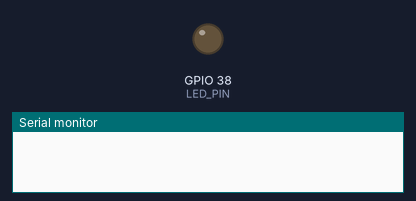
Bench run of a sketch on a simulated ESP32. On the bench: output pins drawn as LEDs (lit = HIGH), the last lines printed to the serial monitor.

Above: at 0.0 s.
At 1.9 s:
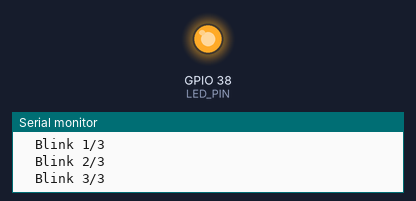
Timing chart, 0 to 3.5 s (numbered marks = the images above):
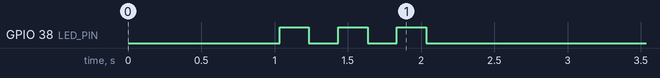

The sketch:

stage1_FIXED_PINS.ino
```cpp
// stage1_FIXED_PINS.ino
// Hardware test with SAFE GPIO pins
// NO SD CARD VERSION

#include <Arduino.h>

// === SAFE PIN DEFINITIONS ===
static const int LED_PIN = 38;      // LED on GPIO 38
static const int BARCODE_RX = 20;   // GM65 TX → ESP32 GPIO 20 (I2C SDA pin)
static const int BARCODE_TX = 19;   // ESP32 GPIO 19 → GM65 RX (I2C SCL pin)

// === UART SETUP ===
HardwareSerial BarcodeSerial(2);   // UART2 remapped to GPIO 20/19

void setup() {
   // Initialize Serial Monitor
   Serial.begin(115200);
   delay(1000);

   Serial.println("\n\n========================================");
   Serial.println("  GROCERY BUDGET TRACKER - STAGE 1");
   Serial.println("  FIXED VERSION - I2C Header UART Pins");
   Serial.println("========================================");
   Serial.println("  Using GPIO 20/19 (I2C header)");
   Serial.println("  NOTE: Blank screen is NORMAL!");
   Serial.println("========================================\n");

   // Initialize LED pin
   pinMode(LED_PIN, OUTPUT);
   digitalWrite(LED_PIN, LOW);
   Serial.println("[OK] LED pin initialized (GPIO 38)");

   // Initialize barcode scanner UART on SAFE pins
   BarcodeSerial.begin(9600, SERIAL_8N1, BARCODE_RX, BARCODE_TX);
   while (BarcodeSerial.available()) {
      BarcodeSerial.read();
   }
   Serial.println("[OK] Barcode scanner UART2 initialized");
   Serial.println("      Using I2C header pins: RX=GPIO20, TX=GPIO19");
   Serial.println("      Baud rate: 9600");

   // Test sequence: Blink LED 3 times
   Serial.println("\n[TEST] Starting LED test (3 blinks)...");
   for (int i = 0; i < 3; i++) {
      Serial.print("  Blink ");
      Serial.print(i + 1);
      Serial.println("/3");

      digitalWrite(LED_PIN, HIGH);
      delay(200);

      digitalWrite(LED_PIN, LOW);
      delay(200);
   }

   Serial.println("[OK] Hardware test complete!\n");
   Serial.println("========================================");
   Serial.println("READY! Connect GM65 and scan barcode...");
   Serial.println("========================================\n");
   Serial.println("WIRING FOR GM65:");
   Serial.println("  Power Bank → Modified USB → GM65 (5V+GND only)");
   Serial.println("  GM65 UART TX → Display I2C IO20_SDA");
   Serial.println("  GM65 UART RX → Display I2C IO19_SCL");
   Serial.println("  GM65 UART GND → Display GND");
   Serial.println("========================================\n");
}

void loop() {
   // Check if barcode scanner sent any data
   if (BarcodeSerial.available()) {
      String barcode = "";

      // Read all available characters
      while (BarcodeSerial.available()) {
         char c = BarcodeSerial.read();
         if (c >= 32 && c <= 126 && c != '\r' && c != '\n') {
            barcode += c;
         }
         delay(2);
      }
      barcode.trim();

      // If we got a barcode, print it
      if (barcode.length() >= 3) {
         Serial.println("\n========================================");
         Serial.print("[SCAN] Barcode: ");
         Serial.println(barcode);
         Serial.print("[INFO] Length: ");
         Serial.print(barcode.length());
         Serial.println(" characters");
         Serial.println("========================================\n");

         // Blink LED to confirm scan
         digitalWrite(LED_PIN, HIGH);
         delay(100);
         digitalWrite(LED_PIN, LOW);
      }
   }
}
```
